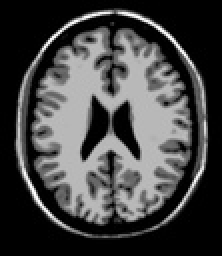
%> input picture Assg_1/T1.jpg, 111 x 128 px, shrunk from 460 x 532 before the run (shown 2 times larger)
$ octave Q4_NCC.m   (GNU Octave 9; MATLAB toolbox functions it lacks are replaced by stand-ins)
%> lines starting %> are read from the running program, lines starting %| are printed output that depends on the picture
clear;
clc;

J1 = imread('T1.jpg');
%> J1 is the input picture: size 128x111 uint8; min 0, max 255, mean 68.5
J2 = imread('T2.jpg');
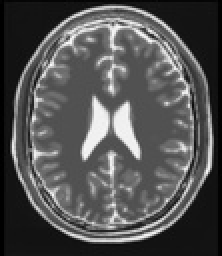
%> input picture Assg_1/T2.jpg, 111 x 128 px, shrunk from 460 x 532 before the run (shown 2 times larger)
%> J2 is the input picture: size 128x111 uint8; min 0, max 250, mean 82.7

J1 = double(J1);
%> J1: size 128x111 double
J2 = double(J2);
%> J2: size 128x111 double


J1 = J1 + 1;
J2 = J2 + 1;

%figure, imagesc(J1); colormap("gray"); axis("equal");
J3 = imrotate(J2 , 28.5 , "bilinear","crop");
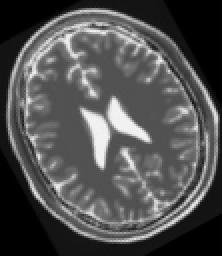
%> J3: size 128x111 double (shown 2 times larger); min 0, max 246.4, mean 81.1
figure, imagesc(J1); colormap("gray"); axis("equal"); impixelinfo;
figure, imagesc(J2); colormap("gray"); axis("equal"); impixelinfo;
figure, imagesc(J3); colormap("gray"); axis("equal"); impixelinfo;
J_rotate= imrotate(J3,-29,"bilinear","crop");
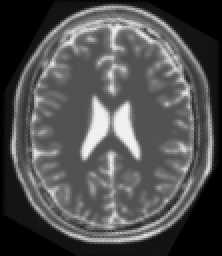
%> J_rotate: size 128x111 double (shown 2 times larger); min 0, max 242.8, mean 81.1
figure, imagesc(J_rotate); colormap("gray"); axis("equal"); impixelinfo;

%%
% Using NCC as the metric

theta = -45:1:45;
nccs = [];

for angle = theta
    J_rotate= imrotate(J3,angle,"bilinear","crop");
    num = 0;
    den1 = 0;
    den2 = 0;
    J1_mean = mean(J1 ,"all");
    J_rotate_mean = mean(J_rotate , "all");

    for i = 1:min(size(J_rotate,1) ,size(J1 , 1))
        for j = 1:min(size(J_rotate,2), size(J1 ,2))
            if (J1(i,j)>20 && J_rotate(i,j)>20)
                num = num + (J_rotate(i,j) - J_rotate_mean)*(J1(i,j)-J1_mean);
                den1 = den1 + (J_rotate(i,j) - J_rotate_mean)^2;
                den2 = den2 + (J1(i,j) - J1_mean)^2;
            end
        end
    end

    ncc = abs(num)/(sqrt(den1*den2));
    nccs = [nccs ncc];
end
%> this loop made 91 passes
%> (J_rotate_mean, ncc) on passes 10 to 21: (80.88, 0.362), (80.92, 0.345), (80.98, 0.322), (81, 0.293), (81.04, 0.254), (81.07, 0.211), (81.08, 0.171), (81.08, 0.147), (81.08, 0.148), (81.09, 0.174), (81.09, 0.211), (81.08, 0.251)
%> (J_rotate_mean, ncc, nccs) on passes 1 to 6: (80.52, 0.437, 0.437), (80.56, 0.436, [0.437 0.436]), (80.59, 0.434, [0.437 0.436 0.434]), (80.63, 0.429, [0.437 0.436 0.434 0.429]), (80.66, 0.422, [0.437 0.436 0.434 0.429 0.422]), (80.71, 0.412, [0.437 0.436 0.434 0.429 0.422 0.412])
%> pass 1, `J_rotate= imrotate(J3,angle,"bilinear","crop");`:
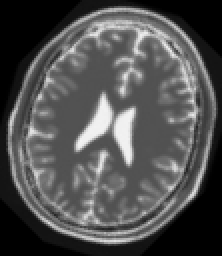
%> J_rotate: size 128x111 double (shown 2 times larger); min 0, max 243.7, mean 80.5
%> pass 2, `J_rotate= imrotate(J3,angle,"bilinear","crop");`:
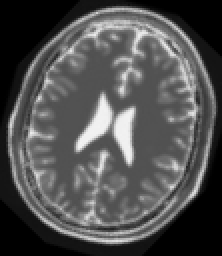
%> J_rotate: size 128x111 double (shown 2 times larger); min 0, max 242.5, mean 80.6
%> pass 3, `J_rotate= imrotate(J3,angle,"bilinear","crop");`:
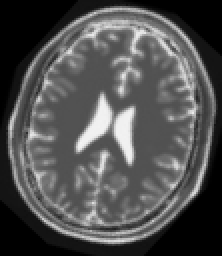
%> J_rotate: size 128x111 double (shown 2 times larger); min 0, max 243.1, mean 80.6
%> after the loop, nccs = 91 values, max 0.465 at index 91, min 0.147 at index 17, mean 0.401

figure,plot(theta , nccs);  xlabel("Angles (in degree)"); ylabel("Normalised Cross Correlation (NCC)"); title("Plot of NCC versus Theta");
%> after `title("Plot of NCC versus Theta")`:
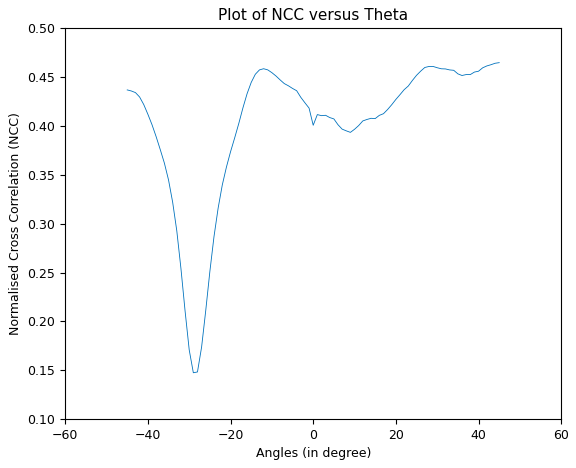
%> figure redrawn from the program's plot data; curve peaks at x = 45, y = 0.465

theta(find(nccs== min(nccs)))
%> ans = -29
